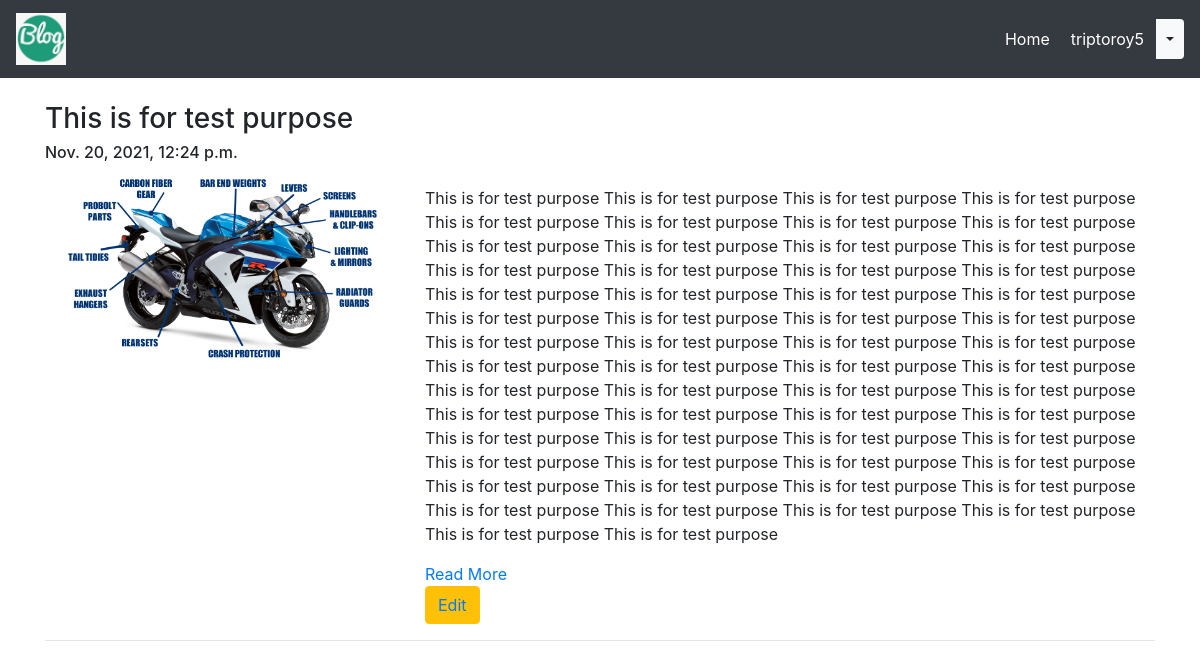
Page /blog/my-blogs/ (signed in) on the committed database.
### App_Blog/models.py (models this page shows, shortened)
class Blog(models.Model):
    author = models.ForeignKey(User, on_delete=models.CASCADE, related_name='post_author')
    blog_title = models.CharField(max_length=264, verbose_name="Put a Title")
    slug = models.SlugField(max_length=264, unique=True)
    blog_content = models.TextField(verbose_name="What is on your mind?")
    blog_image = models.ImageField(upload_to='blog_images', verbose_name="Image")
    publish_date = models.DateTimeField(auto_now_add=True)
    update_date = models.DateTimeField(auto_now=True)
    class Meta:
        ordering = ['-publish_date',]

### App_Blog/views.py (the view)
# urls.py: path('my-blogs/', views.MyBlogs.as_view(), name='my_blogs'),
class MyBlogs(LoginRequiredMixin, TemplateView):
    template_name = 'App_Blog/my_blogs.html'

### templates/App_Blog/my_blogs.html (shortened to what this page needs)
{% extends 'base.html' %}
{% block body_block %}
{% for blog in user.post_author.all %}
<h3>{{blog.blog_title}}</h3>
<h6>{{blog.publish_date}}</h6>
<div class="row">
  <div class="col-sm-4">
    <img src="/media/{{blog.blog_image}}" width="100%">
  </div>
  <div class="col-sm-8">
    <p>{{blog.blog_content|linebreaks}}</p>
    <a href="{% url 'App_Blog:blog_details' slug=blog.slug %}">Read More</a>
  <br>
<button class="btn btn-warning"><a href="{% url 'App_Blog:edit_blog' pk=blog.pk %}">Edit</a></button>
</div>
 </div>
<hr>
{% endfor %}
{% endblock %}

### templates/base.html (shortened to what this page needs)
<!doctype html>
<html lang="en">
  <head>
    <link rel="stylesheet" href="https://cdn.jsdelivr.net/npm/bootstrap@4.6.1/dist/css/bootstrap.min.css">
      <link href="https://maxcdn.bootstrapcdn.com/font-awesome/4.7.0/css/font-awesome.min.css" rel="stylesheet">
  </head>
  <body>
        <nav class="navbar navbar-expand-lg navbar-dark bg-dark">
            <a class="navbar-brand" href="{% url 'Index' %}"><img src="/media/logo.png" alt="" width="50px"></a>
            <div class="collapse navbar-collapse " id="navbarNav">
                <ul class="navbar-nav ml-auto">
                    <li class="nav-item active">
                        <a class="nav-link" href="{% url 'Index' %}">Home  </a>
                    </li>
                    {% if user.is_authenticated %}
                    <div class="btn-group">
                        <button type="button" class="btn btn-dark">{{user.username}}</button>
                        <button type="button" class="btn bg-light dropdown-toggle dropdown-toggle-split " id="dropdownMenuReference" data-toggle="dropdown" aria-expanded="false" data-reference="parent">
                        </button>
                    </div>
                    {% endif %}
                </ul>
            </div>
        </nav>
        <br>
        <div class="container">
         {% block body_block %}
        {% endblock body_block %}
        </div>
  </body>
</html>

### rows in the picture
Blog: blog_title "This is for test purpose", publish_date "Nov. 20, 2021, 12:24 p.m.", blog_image (picture), blog_content "This is for test purpose This is for test purpose This is for test purpose This is for test purpose This is for test purpose This is for test purpose This is for test purpose This is for test purpose This is for test purpose This is for test purpose This is for test purpose This is for test purpose This is for test purpose This is for test purpose This is for test purpose This is for test purpose This is for test purpose This is for test purpose This is for test purpose This is for test purpose This is for test purpose This is for test purpose This is for test purpose This is for test purpose This is for test purpose This is for test purpose This is for test purpose This is for test purpose…"

### other values in the picture
{{ user.username }} "triptoroy5"
